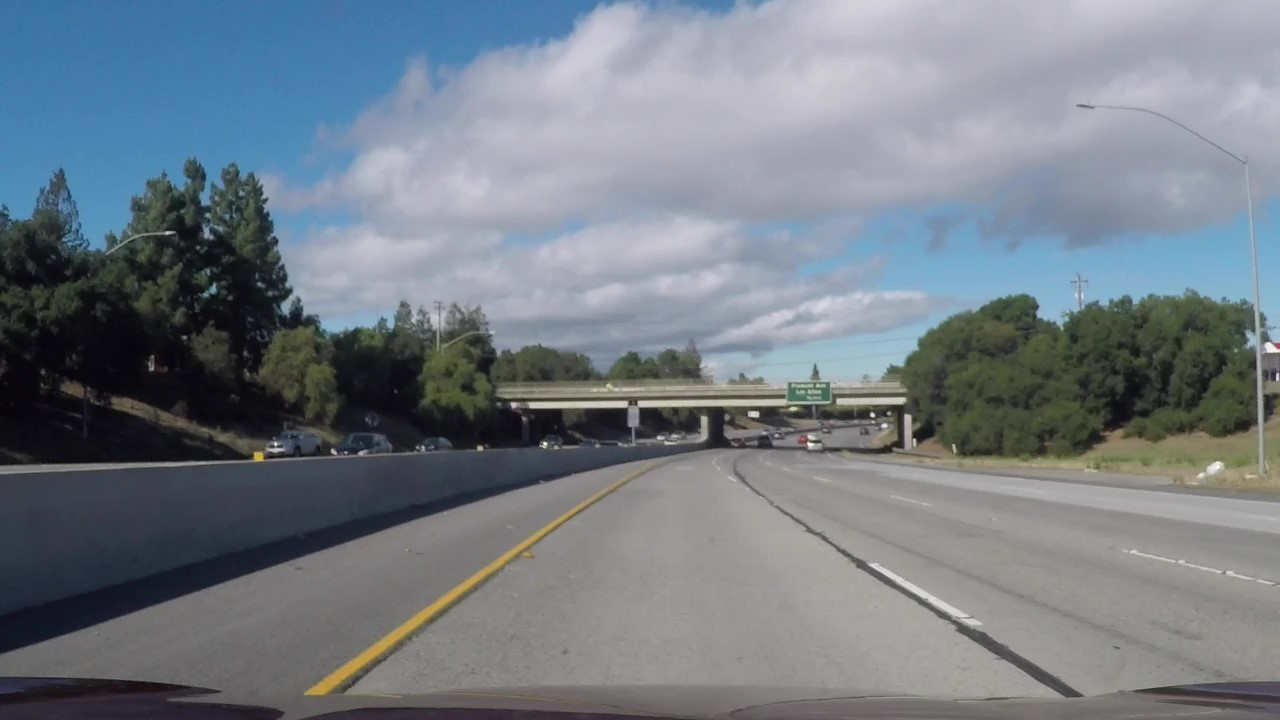
#> input picture test_images/challenge_video_1.jpg, 1280 x 720 px
$ python -i AdvancedComputerVision.py   (imports and definitions only)   (older library calls are emulated)
#> lines starting #> are read from the running program, lines starting #| are printed output that depends on the picture
import numpy as np
import cv2
import matplotlib.pyplot as plt

##############################################################################
###############################   CLASSES   ##################################
##############################################################################

# Define a class to storage the last n elements in a ring buffer
class RingBuffer:
    """ class that implements a not-yet-full buffer """
    def __init__(self,size_max):
        self.max = size_max
        self.data = []

    class __Full:
        """ class that implements a full buffer """
        # [4 lines left out: function append, not called in this run]
        def get(self):
            """ return list of elements in correct order """
            return self.data[self.cur:]+self.data[:self.cur]
        def clear(self):
            """ Clear all the data. """
            self.data = []

    # [7 lines left out: function append, not called in this run]

    def get(self):
        """ Return a list of elements from the oldest to the newest. """
        return self.data

    def clear(self):
        """ Clear all the data. """
        self.data = []

##############################################################################
##############################   FUNCTIONS   #################################
##############################################################################
# [26 lines left out: function abs_sobel_thresh, not called in this run]

def mag_thresh(img, orient = 'xy', sobel_kernel=3, thresh=(0, 255)):

    # Apply the following steps to img
    # 1) Convert to grayscale
#> called with orient = 'xy', sobel_kernel = 3, thresh = (0, 255)
    gray = cv2.cvtColor(img, cv2.COLOR_RGB2GRAY)
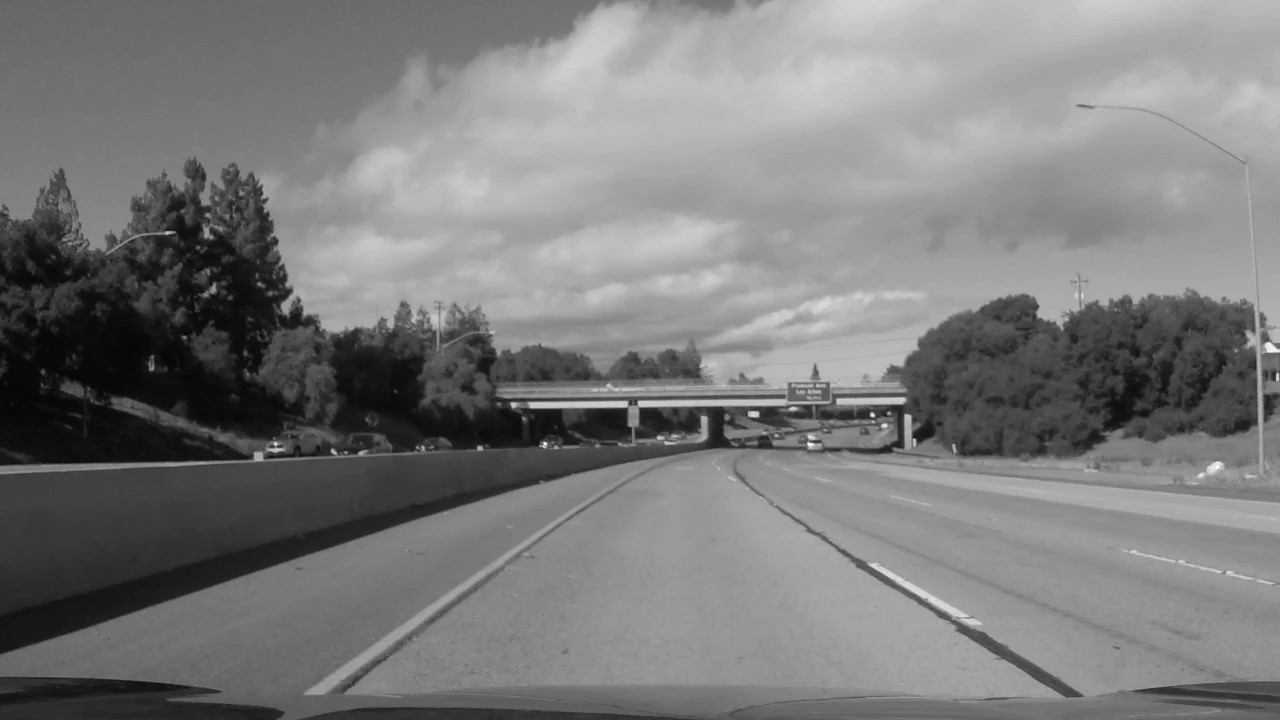
#> gray: shape (720, 1280); min 2, max 254, mean 122.9

    # 2) Take the gradient in x and y separately
    if orient == 'x':
        sobelx = cv2.Sobel(gray, cv2.CV_64F, 1, 0, ksize=sobel_kernel)
    if orient == 'y':
        sobely = cv2.Sobel(gray, cv2.CV_64F, 0, 1, ksize=sobel_kernel)
    if orient == 'xy':
        sobelx = cv2.Sobel(gray, cv2.CV_64F, 1, 0, ksize=sobel_kernel)
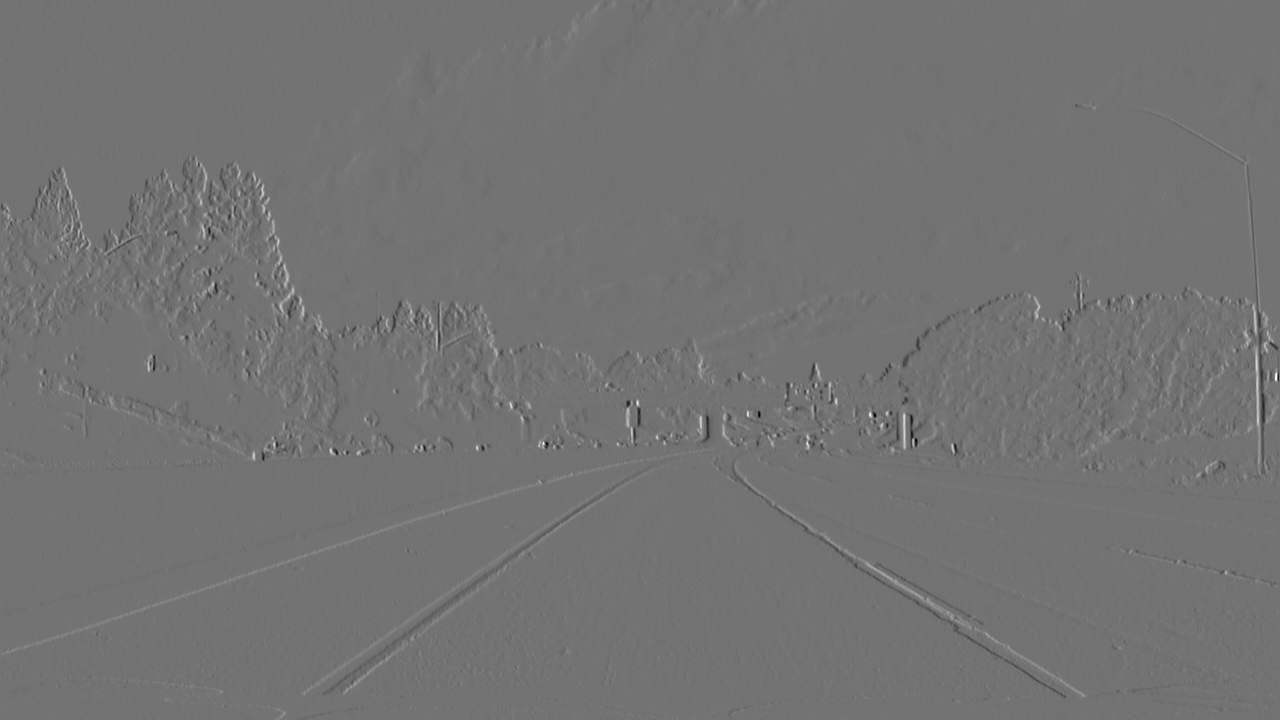
#> sobelx: shape (720, 1280) float64; min -518, max 629, mean 0.5; drawn with min black and max white
        sobely = cv2.Sobel(gray, cv2.CV_64F, 0, 1, ksize=sobel_kernel)
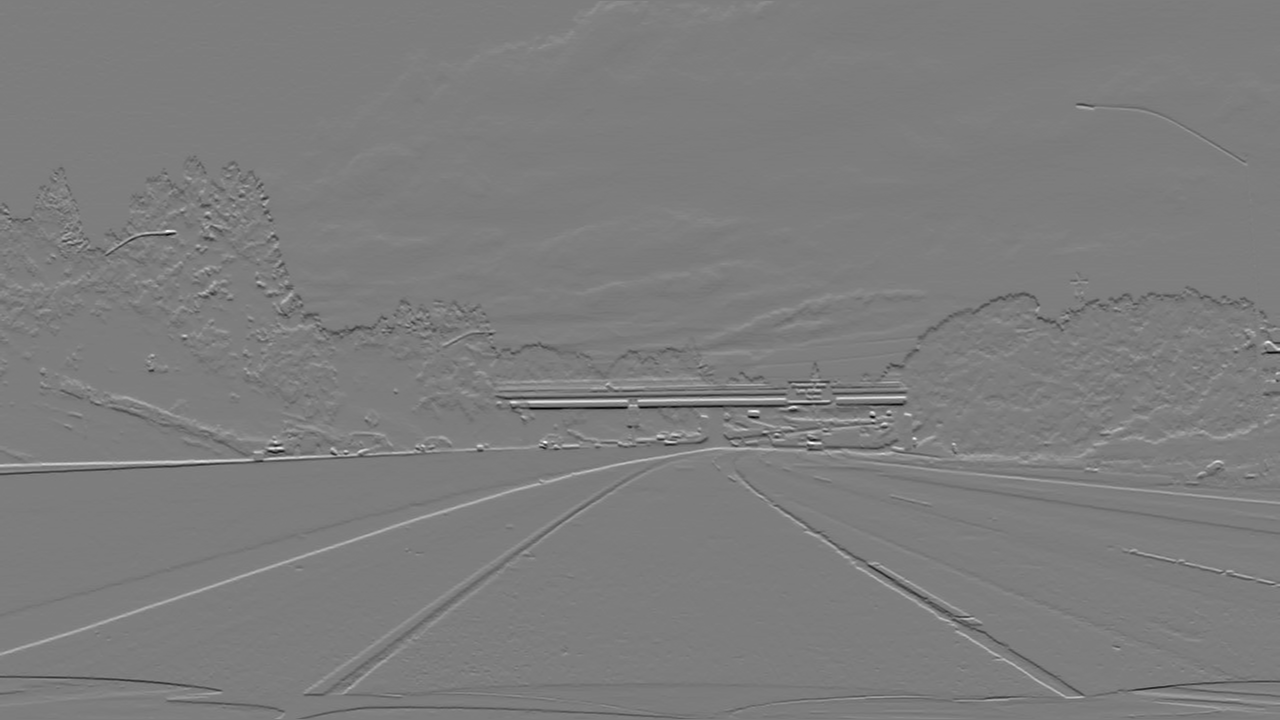
#> sobely: shape (720, 1280) float64; min -586, max 603, mean -0.8; drawn with min black and max white

    # 3) Calculate the magnitude
    if orient == 'x':
        abs_sobel = np.sqrt(np.power(sobelx, 2))
    if orient == 'y':
        abs_sobel = np.sqrt(np.power(sobely, 2))
    if orient == 'xy':
        abs_sobel = np.sqrt(np.power(sobelx, 2) + np.power(sobely, 2))
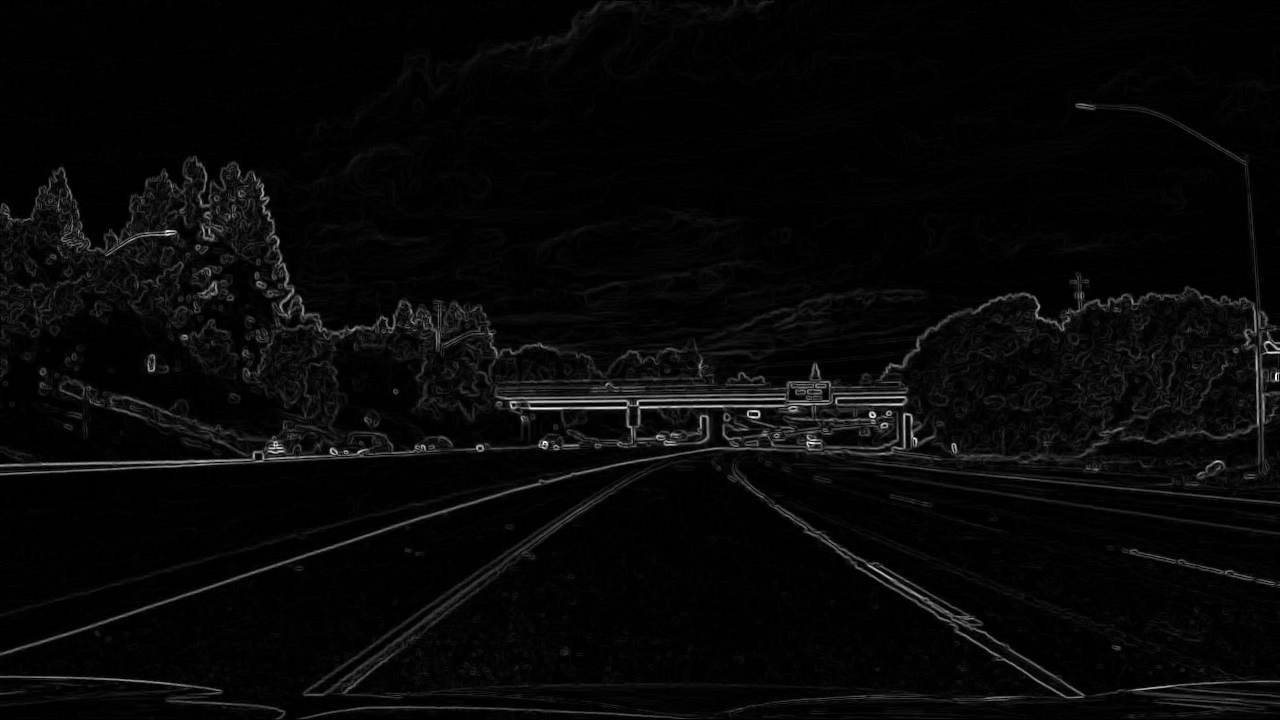
#> abs_sobel: shape (720, 1280) float64; min 0, max 631.3, mean 20; drawn with min black and max white

    # 4) Scale to 8-bit (0 - 255) and convert to type = np.uint8
    scaled_sobel = np.uint8(abs_sobel * 255 / np.max(abs_sobel))

    # 5) Create a binary mask where mag thresholds are met
    sobel_bin = np.zeros_like(scaled_sobel)

    sobel_bin[(scaled_sobel >= thresh[0]) & (scaled_sobel <= thresh[1])] = 1

    # 6) Return this mask as your binary_output image

    return sobel_bin

# Define a function that applies Sobel x and y,
# then computes the magnitude of the gradient
# and applies a threshold
# [73 lines left out: functions dir_threshold, hls_threshold, region_of_interest, warp_image, not called in this run]

def cal_undistort(img, mtx, dist):
    undist = cv2.undistort(img, mtx, dist, None, mtx)
    return undist

# [312 lines left out: functions compute_dist_coeff, find_lane_pixels, fit_poly, search_around_poly, fit_polynomial, measure_curvature_real and 3 more, not called in this run]

>>> import cv2
>>> picture = cv2.cvtColor(cv2.imread('test_images/challenge_video_1.jpg'), cv2.COLOR_BGR2RGB)
>>> result = mag_thresh(picture)
#> result: shape (720, 1280); every value is 1

$ run again, on test_images/challenge_video_2.jpg
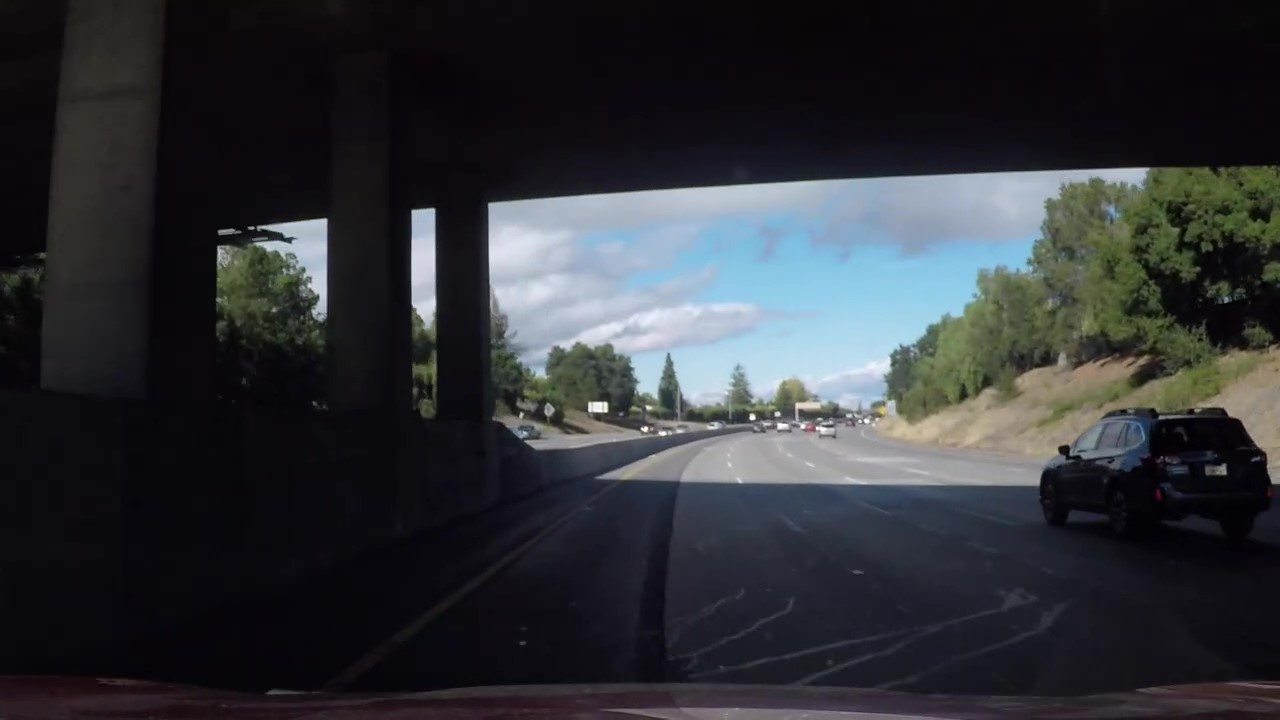
#> input picture test_images/challenge_video_2.jpg, 1280 x 720 px
#> in mag_thresh, `sobely = cv2.Sobel(gray, cv2.CV_64F, 0, 1, ksize=sobel_kernel)`:
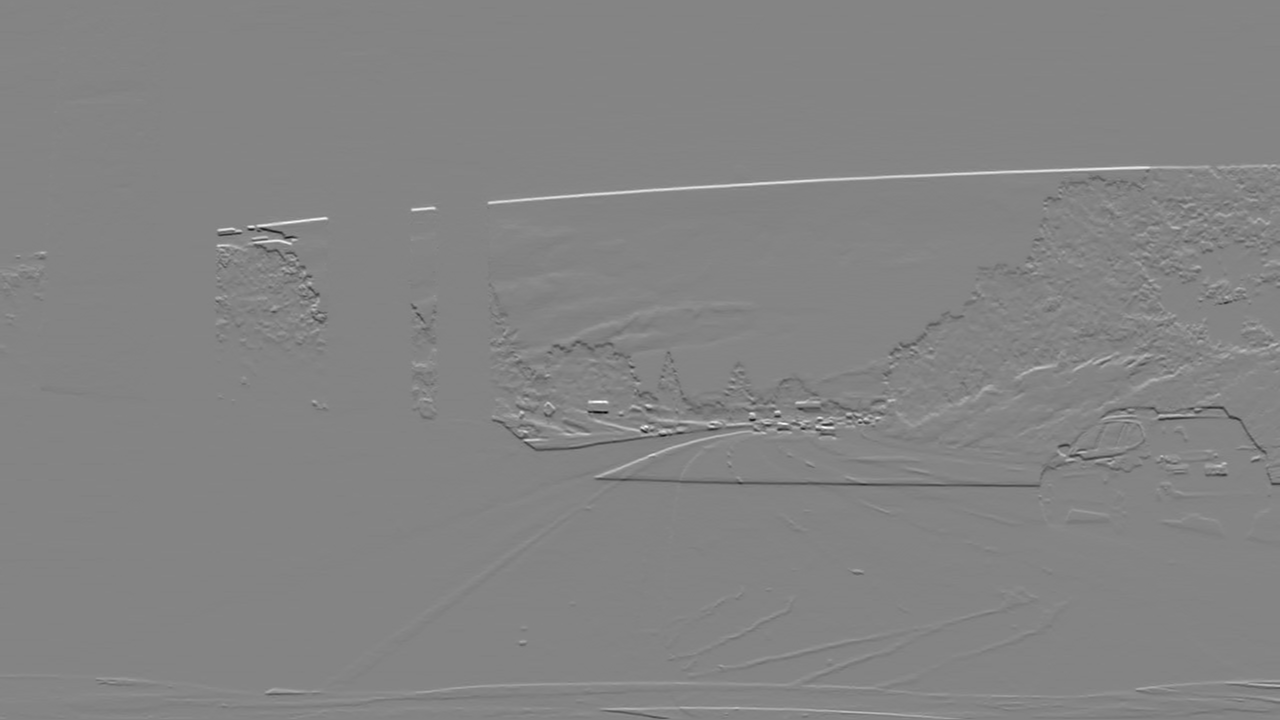
#> sobely: shape (720, 1280) float64; min -714, max 662, mean 0.4; drawn with min black and max white
#> in mag_thresh, `abs_sobel = np.sqrt(np.power(sobelx, 2) + np.power(sobely, 2))`:
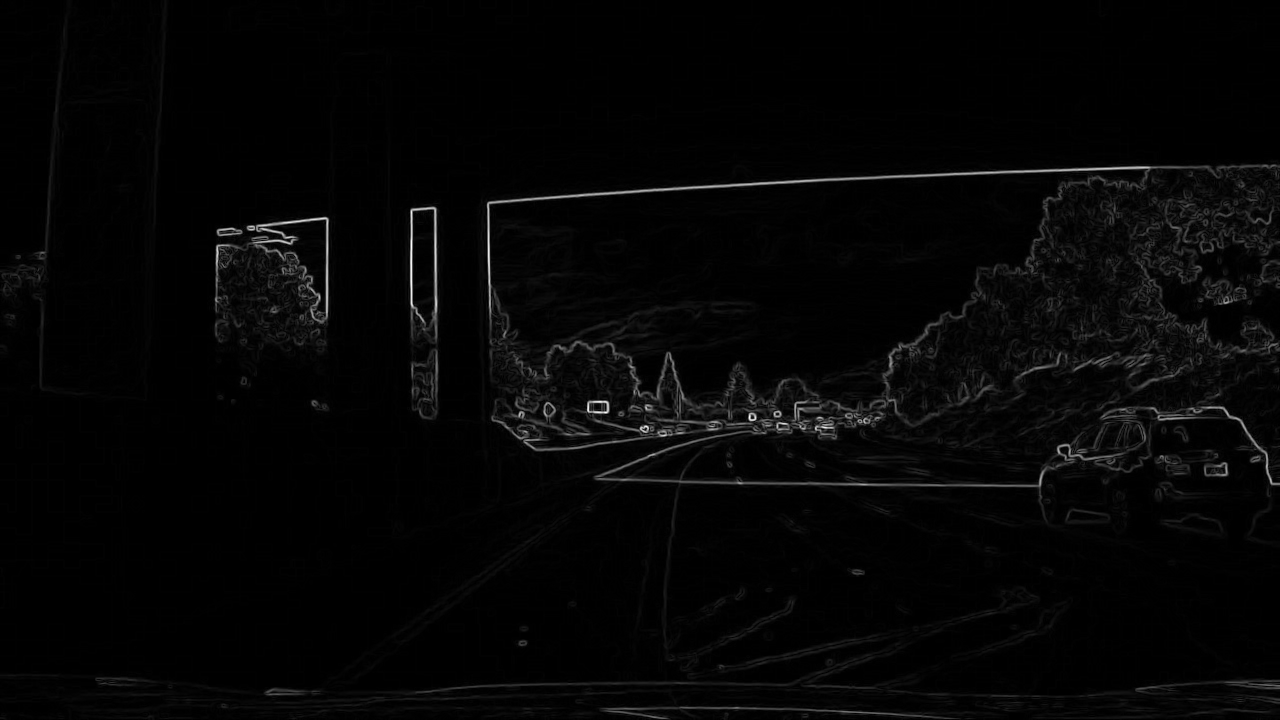
#> abs_sobel: shape (720, 1280) float64; min 0, max 722, mean 15.7; drawn with min black and max white
#> result: shape (720, 1280); every value is 1
